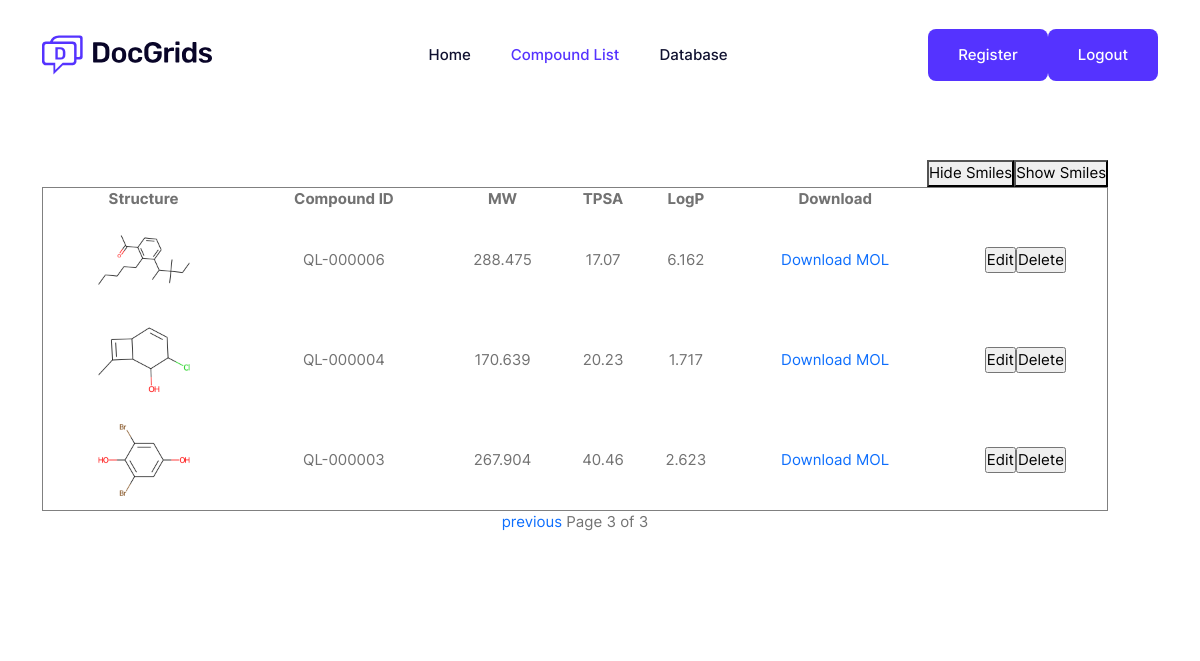
The page /compoundlist/?page=5 (signed in) on the database as committed earlier.
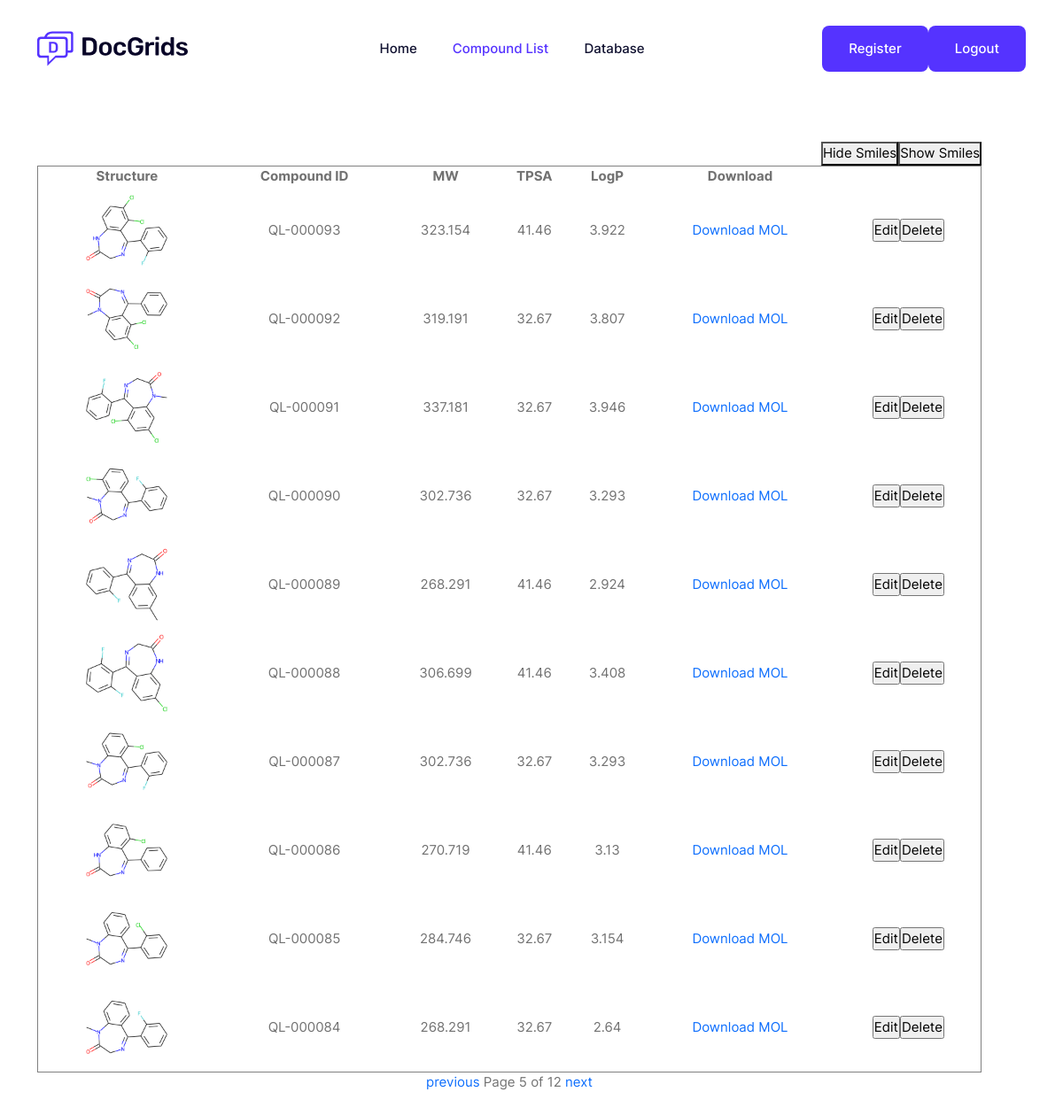
The same page on the database as committed later.
### mol_registration/models.py (models this page shows)
class mol_props(models.Model):
    compound_id = models.CharField(max_length=50)
    smiles = models.CharField(max_length=1000)
    mol_file = models.TextField()
    mol_file_path = models.CharField(max_length=500)
    MW = models.FloatField()
    xlogp = models.FloatField()
    TPSA = models.FloatField()
    img_file = models.CharField(max_length=500)
    fingerprint = models.TextField(default='')

### mol_registration/views.py (the view)
# urls.py: path('compoundlist/', mol_registration_view.compoundlist),
def compoundlist(request):
    if request.session.get('is_login'):
        mol_list = mol_props.objects.all().order_by('-compound_id')
        paginator = Paginator(mol_list, 10)
        page = request.GET.get('page',1)
        try:
            sublist = paginator.page(page)
        except PageNotAnInteger:
            sublist = paginator.page(1)
        except EmptyPage:
            sublist = paginator.page(paginator.num_pages)
        return render(request, "compoundlist.html", {"sublist": sublist})
    else:
        return redirect("/login/")

### register/template/compoundlist.html (shortened to what this page needs)
{% load static %}
<!DOCTYPE html>
<html class="no-js" lang="zxx">
<head>
<link rel="stylesheet" href="/static/css/bootstrap.min.css">
<link rel="stylesheet" href="/static/css/LineIcons.3.0.css">
<link rel="stylesheet" href="/static/css/animate.css">
<link rel="stylesheet" href="/static/css/tiny-slider.css">
<link rel="stylesheet" href="/static/css/main.css">
</head>
<header class="header navbar-area">
<div class="container">
<div class="row align-items-center">
<div class="col-lg-12">
<div class="nav-inner">
<nav class="navbar navbar-expand-lg">
<a class="navbar-brand" href="">
<img src="/static/picture/logo.svg" alt="Logo">
</a>
<div class="collapse navbar-collapse sub-menu-bar" id="navbarSupportedContent">
<ul id="nav" class="navbar-nav ms-auto">
<li class="nav-item">
<a href="/index" aria-label="Toggle navigation">Home</a>
</li>
<li class="nav-item">
<a href="/compoundlist" class="active" aria-label="Toggle navigation">Compound List</a>
</li>
<li class="nav-item">
<a href="/database" aria-label="Toggle navigation">Database</a>
</li>
</ul>
</div>
<div class="button">
<a href="/user_register" class="btn">Register</a>
</div>
<div class="button">
<a href="/logout" class="btn">Logout</a>
</div>
</nav>
</div>
</div>
</div>
</div>
</header>
<section class="hero-area" onLoad="javascript:document.compound_details.reset()">
<div class="container">
<div class="row align-items-center">
<div class="col-lg-12 col-md-12 col-12">
<div class="hero-content">
<div style="float: right">
<button onclick="hidesmiles()">Hide Smiles</button><button onclick="showsmiles()">Show Smiles</button>
</div>
<table name = 'compound_details' border="1" cellspacing="0" cellpadding="5" align="center" width="100%" >
	<tr style="text-align:center">
        <th>Structure</th>
		<th>Compound ID</th>
        <th>MW</th>
        <th>TPSA</th>
        <th>LogP</th>
        <th>Download</th>
	</tr>
     {%for item in sublist %}
	<tr>
            <td><img src="{{item.img_file}}" align="center"></td>
		    <td>{{item.compound_id}}</td>
            <td>{{item.MW}}</td>
            <td>{{item.TPSA}}</td>
            <td>{{item.xlogp}}</td>
            <td><a href="{{ item.mol_file_path }}">Download MOL</a></td>
            <td><a href="/edit_compound/?edit_compound_id={{item.compound_id}}"><input type="submit" value="Edit"></a><a href="/delete_compound/?delete_compound_id={{item.compound_id}}"><input type="submit" value="Delete"></a></td>
	</tr>
     {% endfor %}
</table>
<div>
    <center>
    <span style="margin:0 auto">
        {% if sublist.has_previous %}
            <a href="?page={{ sublist.previous_page_number }}">previous</a>
        {% endif %}
        <span class="current">
            Page {{ sublist.number }} of {{ sublist.paginator.num_pages }}
        </span>
        {% if sublist.has_next %}
            <a href="?page={{ sublist.next_page_number }}">next</a>
        {% endif %}
    </span>
    </center>
</div>
</div>
</div>
</div>
</div>
</section>
</body>
</html>

Rows that differ between the two databases and show on the page:
no longer on this page (row unchanged): mol_props: img_file (picture), compound_id "QL-000006", MW "288.475", TPSA "17.07", xlogp "6.162"
no longer on this page (row unchanged): mol_props: img_file (picture), compound_id "QL-000004", MW "170.639", TPSA "20.23", xlogp "1.717"
no longer on this page (row unchanged): mol_props: img_file (picture), compound_id "QL-000003", MW "267.904", TPSA "40.46", xlogp "2.623"
added mol_props: img_file (picture), compound_id "QL-000093", MW "323.154", TPSA "41.46", xlogp "3.922"
added mol_props: img_file (picture), compound_id "QL-000092", MW "319.191", TPSA "32.67", xlogp "3.807"
added mol_props: img_file (picture), compound_id "QL-000091", MW "337.181", TPSA "32.67", xlogp "3.946"
added mol_props: img_file (picture), compound_id "QL-000090", MW "302.736", TPSA "32.67", xlogp "3.293"
added mol_props: img_file (picture), compound_id "QL-000089", MW "268.291", TPSA "41.46", xlogp "2.924"
added mol_props: img_file (picture), compound_id "QL-000088", MW "306.699", TPSA "41.46", xlogp "3.408"
added mol_props: img_file (picture), compound_id "QL-000087", MW "302.736", TPSA "32.67", xlogp "3.293"
added mol_props: img_file (picture), compound_id "QL-000086", MW "270.719", TPSA "41.46", xlogp "3.13"
added mol_props: img_file (picture), compound_id "QL-000085", MW "284.746", TPSA "32.67", xlogp "3.154"
added mol_props: img_file (picture), compound_id "QL-000084", MW "268.291", TPSA "32.67", xlogp "2.64"
Other text that changed with them:
{{ sublist.number }}: "3" → "5"
{{ sublist.paginator.num_pages }}: "3" → "12"
text now shown: "next"
